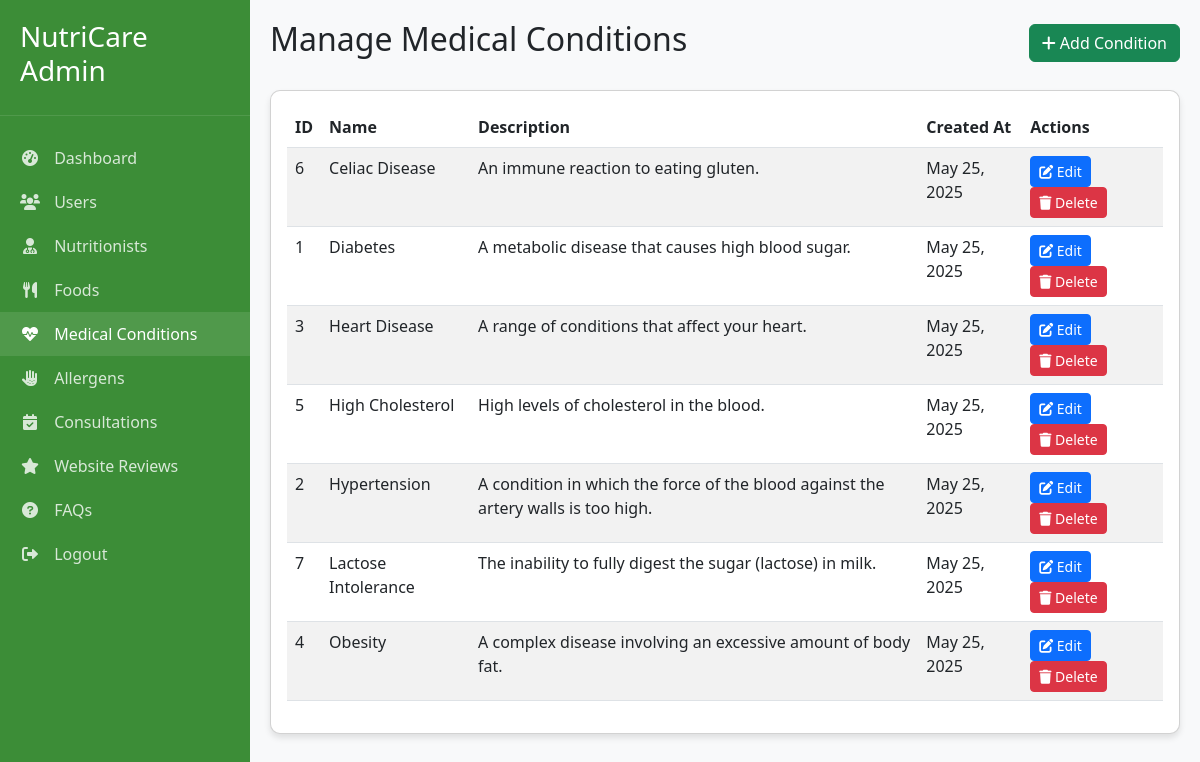
The page /admin_conditions.php (signed in) on the database its author committed.
### tables this page shows
CREATE TABLE medical_conditions (
    condition_id INT AUTO_INCREMENT PRIMARY KEY,
    name VARCHAR(100) NOT NULL,
    description TEXT,
    created_at TIMESTAMP DEFAULT CURRENT_TIMESTAMP
);

### admin_conditions.php (the view, shortened to what this page needs)
<?php
require_once 'config.php';
$conditions = [];
try {
    $conditions = $conn->query("SELECT * FROM medical_conditions ORDER BY name")->fetchAll(PDO::FETCH_ASSOC);
} catch (PDOException $e) {
    $_SESSION['error'] = "Error fetching conditions: " . $e->getMessage();
}
?>
<!DOCTYPE html>
<html lang="en">
<head>
    <link href="https://cdn.jsdelivr.net/npm/bootstrap@5.3.0/dist/css/bootstrap.min.css" rel="stylesheet">
    <link rel="stylesheet" href="https://cdnjs.cloudflare.com/ajax/libs/font-awesome/6.0.0/css/all.min.css">
</head>
<body>
    <div class="sidebar">
        <div class="sidebar-header">
            <h3>NutriCare Admin</h3>
        </div>
        <div class="sidebar-menu">
            <a href="admin_dashboard.php"><i class="fas fa-tachometer-alt"></i> Dashboard</a>
            <a href="admin_users.php"><i class="fas fa-users"></i> Users</a>
            <a href="admin_nutritionists.php"><i class="fas fa-user-md"></i> Nutritionists</a>
            <a href="admin_foods.php"><i class="fas fa-utensils"></i> Foods</a>
            <a href="admin_conditions.php" class="active"><i class="fas fa-heartbeat"></i> Medical Conditions</a>
            <a href="admin_allergens.php"><i class="fas fa-allergies"></i> Allergens</a>
            <a href="admin_consultations.php"><i class="fas fa-calendar-check"></i> Consultations</a>
            <a href="admin_reviews.php"><i class="fas fa-star"></i> Website Reviews</a>
            <a href="admin_faqs.php"><i class="fas fa-question-circle"></i> FAQs</a>
            <a href="admin_logout.php"><i class="fas fa-sign-out-alt"></i> Logout</a>
        </div>
    </div>
    <div class="main-content">
        <div class="d-flex justify-content-between align-items-center mb-4">
            <h2>Manage Medical Conditions</h2>
            <button class="btn btn-success" data-bs-toggle="modal" data-bs-target="#addConditionModal">
                <i class="fas fa-plus"></i> Add Condition
            </button>
        </div>
        <div class="card">
            <div class="card-body">
                <div class="table-responsive">
                    <table class="table table-striped table-hover">
                        <thead>
                            <tr>
                                <th>ID</th>
                                <th>Name</th>
                                <th>Description</th>
                                <th>Created At</th>
                                <th>Actions</th>
                            </tr>
                        </thead>
                        <tbody>
                            <?php if (empty($conditions)): ?>
                                <tr>
                                    <td colspan="5" class="text-center">No medical conditions found</td>
                                </tr>
                            <?php else: ?>
                                <?php foreach ($conditions as $condition): ?>
                                    <tr>
                                        <td><?php echo $condition['condition_id']; ?></td>
                                        <td><?php echo htmlspecialchars($condition['name']); ?></td>
                                        <td><?php echo htmlspecialchars($condition['description']); ?></td>
                                        <td><?php echo date('M d, Y', strtotime($condition['created_at'])); ?></td>
                                        <td class="action-btns">
                                            <button class="btn btn-sm btn-primary edit-btn"
                                                    data-id="<?php echo $condition['condition_id']; ?>"
                                                    data-name="<?php echo htmlspecialchars($condition['name']); ?>"
                                                    data-desc="<?php echo htmlspecialchars($condition['description']); ?>">
                                                <i class="fas fa-edit"></i> Edit
                                            </button>
                                            <form method="POST" style="display: inline;" onsubmit="return confirm('Are you sure you want to delete this condition?');">
                                                <button type="submit" name="delete_condition" class="btn btn-sm btn-danger">
                                                    <i class="fas fa-trash"></i> Delete
                                                </button>
                                            </form>
                                        </td>
                                    </tr>
                                <?php endforeach; ?>
                            <?php endif; ?>
                        </tbody>
                    </table>
                </div>
            </div>
        </div>
    </div>
</body>
</html>

### admin_conditions.php (style rules this page uses)
:root { --green-light: #E3F4E1; --green: #5FB65A; --green-dark: #3C8D37; --sidebar-width: 250px; }
body { background-color: #f8f9fa; }
.sidebar { width: var(--sidebar-width); height: 100vh; position: fixed; left: 0; top: 0; background-color: var(--green-dark); color: white; padding: 20px 0; transition: all 0.3s; }
.sidebar-header { padding: 0 20px 20px; border-bottom: 1px solid rgba(255,255,255,0.1); }
.sidebar-menu { padding: 20px 0; }
.sidebar-menu a { display: block; padding: 10px 20px; color: rgba(255,255,255,0.8); text-decoration: none; transition: all 0.3s; }
.sidebar-menu a:hover, .sidebar-menu a.active { color: white; background-color: rgba(255,255,255,0.1); }
.sidebar-menu a i { margin-right: 10px; width: 20px; text-align: center; }
.main-content { margin-left: var(--sidebar-width); padding: 20px; transition: all 0.3s; }
.card { border-radius: 10px; box-shadow: 0 4px 6px rgba(0, 0, 0, 0.1); }
.table-responsive { border-radius: 10px; overflow: hidden; }
.action-btns .btn { margin-right: 5px; }

### rows shown on the page
medical_conditions: condition_id "6", name "Celiac Disease", description "An immune reaction to eating gluten.", created_at "May 25, 2025"
medical_conditions: condition_id "1", name "Diabetes", description "A metabolic disease that causes high blood sugar.", created_at "May 25, 2025"
medical_conditions: condition_id "3", name "Heart Disease", description "A range of conditions that affect your heart.", created_at "May 25, 2025"
medical_conditions: condition_id "5", name "High Cholesterol", description "High levels of cholesterol in the blood.", created_at "May 25, 2025"
medical_conditions: condition_id "2", name "Hypertension", description "A condition in which the force of the blood against the artery walls is too high.", created_at "May 25, 2025"
medical_conditions: condition_id "7", name "Lactose Intolerance", description "The inability to fully digest the sugar (lactose) in milk.", created_at "May 25, 2025"
medical_conditions: condition_id "4", name "Obesity", description "A complex disease involving an excessive amount of body fat.", created_at "May 25, 2025"
